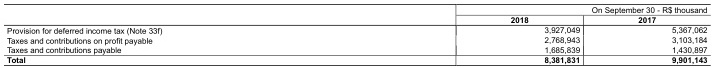
#> input picture Augmentation/test_data/cTDaR_t10001_1.jpg, 713 x 68 px
$ python -i multi-type-tsr.py   (imports and definitions only)
#> lines starting #> are read from the running program, lines starting #| are printed output that depends on the picture; after the words box and inside, x2 and y2 are one past the last pixel; in counts of white or black regions, pixels touching at a corner belong together
#> further down, picture is the input picture: shape (68, 713, 3); min 0, max 255, mean 235.6
import cv2
import numpy as np


def recognize_structure(img):
    img = cv2.cvtColor(img, cv2.COLOR_BGR2GRAY)
    img_height, img_width = img.shape
#> img_height = 68; img_width = 713

    # thresholding the image to a binary image
    thresh, img_bin = cv2.threshold(img, 180, 255, cv2.THRESH_BINARY)
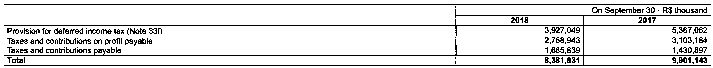
#> img_bin: shape (68, 713); 88.7% white; black in thin lines or dots

    contours, hierarchy = cv2.findContours(img_bin, cv2.RETR_TREE, cv2.CHAIN_APPROX_SIMPLE)
#> contours = 317 contours, 238 with area under 20; largest, box (x1, y1, x2, y2) and area: (0, 0, 713, 68) 47704, (3, 8, 712, 67) 4965, (3, 3, 712, 6) 1414, (674, 6, 691, 14) 70, (617, 7, 633, 14) 62

    invert = False
    for c in contours:
        x, y, w, h = cv2.boundingRect(c)

        if (w < 0.9 * img_width and h < 0.9*img_height and (w > max(10,img_width / 30) and h > max(10,img_height / 30))):
            invert = True
            img_bin[y:y+h,x:x+w] = 255 - img_bin[y:y+h,x:x+w]
#> this loop made 317 passes
#> (x, y, w, h) on passes 2 to 4: (691, 61, 4, 4), (676, 61, 3, 4), (564, 61, 3, 4)

    img_bin = 255 - img_bin if (invert) else img_bin

    img_bin_inv = 255 - img_bin
#> img_bin_inv: shape (68, 713); 11.3% white in thin lines or dots

    ############################################################################################################################################

    kernel_len_ver = max(10, img_height // 50)
#> kernel_len_ver = 10
    kernel_len_hor = max(10, img_width // 50)
#> kernel_len_hor = 14
    # Defining a vertical kernel to detect all vertical lines of image
    ver_kernel = cv2.getStructuringElement(cv2.MORPH_RECT, (1, kernel_len_ver)) #shape (kernel_len, 1) inverted! xD
#> ver_kernel = [1, 1, 1, 1, 1, 1, 1, 1, 1, 1]

    # Defining a horizontal kernel to detect all horizontal lines of image
    hor_kernel = cv2.getStructuringElement(cv2.MORPH_RECT, (kernel_len_hor, 1)) #shape (1,kernel_ken) xD

    # A kernel of 2x2
    kernel = cv2.getStructuringElement(cv2.MORPH_RECT, (2, 2))

    # Use vertical kernel to detect and save the vertical lines in a jpg
    image_1 = cv2.erode(img_bin_inv, ver_kernel, iterations=3)
#> image_1: shape (68, 713); 0.05% white in thin lines or dots, all inside (x1, y1, x2, y2) = (583, 30, 584, 54)
    vertical_lines = cv2.dilate(image_1, ver_kernel, iterations=4)
#> vertical_lines: shape (68, 713); 0.11% white in thin lines or dots, all inside (x1, y1, x2, y2) = (583, 14, 584, 68)

    # Use horizontal kernel to detect and save the horizontal lines in a jpg
    image_2 = cv2.erode(img_bin_inv, hor_kernel, iterations=3)
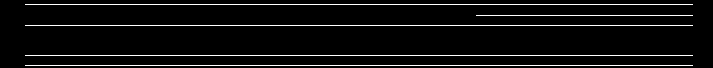
#> image_2: shape (68, 713); 6% white in thin lines or dots, all inside (x1, y1, x2, y2) = (25, 4, 693, 66)
    horizontal_lines = cv2.dilate(image_2, hor_kernel, iterations=5)
#> horizontal_lines: shape (68, 713); 6.4% white in thin lines or dots

    # Combine horizontal and vertical lines in a new third image, with both having same weight.
    img_vh = cv2.addWeighted(vertical_lines, 0.5, horizontal_lines, 0.5, 0.0)

    # Eroding and thesholding the image
    img_vh = cv2.dilate(img_vh, kernel, iterations=3)

    thresh, img_vh = (cv2.threshold(img_vh, 50, 255, cv2.THRESH_BINARY ))
#> img_vh: shape (68, 713); 24.6% white; 2 white regions, box (x1, y1, x2, y2) and area: (0, 14, 713, 68) 9067, (0, 4, 713, 8) 2852

    bitor = cv2.bitwise_or(img_bin, img_vh)
#> bitor: shape (68, 713); 95.6% white; black in thin lines or dots, all inside (x1, y1, x2, y2) = (7, 8, 707, 64)

    img_median = bitor #cv2.medianBlur(bitor, 3)


    ver_kernel = cv2.getStructuringElement(cv2.MORPH_RECT, (9, img_height*2)) #shape (kernel_len, 1) inverted! xD
    vertical_lines = cv2.erode(img_median, ver_kernel, iterations=1)
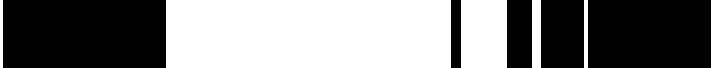
#> vertical_lines: shape (68, 713); 48.9% white; 6 white regions, box (x1, y1, x2, y2) and area: (166, 0, 451, 68) 19380, (461, 0, 507, 68) 3128, (532, 0, 541, 68) 612, (584, 0, 588, 68) 272, (0, 0, 3, 68) 204, (711, 0, 713, 68) 136

    hor_kernel = cv2.getStructuringElement(cv2.MORPH_RECT, (img_width*2, 1)) #shape (kernel_len, 1) inverted! xD
    horizontal_lines = cv2.erode(img_median, hor_kernel, iterations=1)
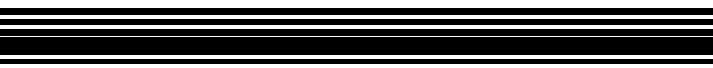
#> horizontal_lines: shape (68, 713); 36.8% white; 6 white regions, box (x1, y1, x2, y2) and area: (0, 0, 713, 8) 5704, (0, 15, 713, 19) 2852, (0, 25, 713, 29) 2852, (0, 55, 713, 59) 2852, (0, 64, 713, 68) 2852, (0, 36, 713, 37) 713

    # A kernel of 2x2
    kernel = cv2.getStructuringElement(cv2.MORPH_RECT, (2, 2))

    # Combine horizontal and vertical lines in a new third image, with both having same weight.
    img_vh = cv2.addWeighted(vertical_lines, 0.5, horizontal_lines, 0.5, 0.0)

    # Eroding and thesholding the image
    img_vh = cv2.erode(~img_vh, kernel, iterations=2)
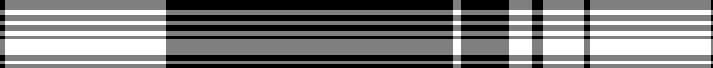
#> img_vh: shape (68, 713); min 0, max 255, mean 124.9

    thresh, img_vh = cv2.threshold(img_vh, 128, 255, cv2.THRESH_BINARY )
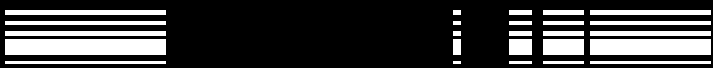
#> img_vh: shape (68, 713); 24.1% white; 25 white regions, largest, box (x1, y1, x2, y2) and area: (5, 39, 166, 55) 2576, (590, 39, 711, 55) 1936, (5, 10, 166, 15) 805

    bitxor = cv2.bitwise_xor(img_bin, img_vh)
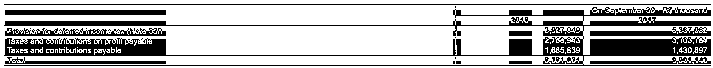
#> bitxor: shape (68, 713); 71.3% white; 53 black regions (44 under 20 px), largest, box (x1, y1, x2, y2) and area: (4, 7, 711, 66) 9808, (5, 10, 166, 15) 805, (5, 28, 166, 36) 728
    bitnot = cv2.bitwise_not(bitxor)
#> bitnot: shape (68, 713); 28.7% white; 53 white regions (44 under 20 px)

    # Detect contours for following box detection
    contours, hierarchy = cv2.findContours(img_vh, cv2.RETR_TREE, cv2.CHAIN_APPROX_SIMPLE)
#> contours = 25 contours, 1 with area under 20; largest, box (x1, y1, x2, y2) and area: (5, 39, 166, 55) 2400, (590, 39, 711, 55) 1800, (5, 31, 166, 36) 640, (5, 10, 166, 15) 640, (543, 39, 584, 55) 600

    def sort_contours(cnts, method="left-to-right"):
        # initialize the reverse flag and sort index
#> called with method = 'top-to-bottom'
        reverse = False
        i = 0
        # handle if we need to sort in reverse
        if method == "right-to-left" or method == "bottom-to-top":
            reverse = True
        # handle if we are sorting against the y-coordinate rather than
        # the x-coordinate of the bounding box
        if method == "top-to-bottom" or method == "bottom-to-top":
            i = 1
        # construct the list of bounding boxes and sort them from top to bottom
        boundingBoxes = [cv2.boundingRect(c) for c in cnts]
#> boundingBoxes = 25 items, first 6: (590, 61, 121, 3), (543, 61, 41, 3), (509, 61, 23, 3), (453, 61, 8, 3), (5, 61, 161, 3), (590, 39, 121, 16)
        (cnts, boundingBoxes) = zip(*sorted(zip(cnts, boundingBoxes),
                                            key=lambda b: b[1][i], reverse=reverse))
#> cnts = 25 contours, 1 with area under 20; largest, box (x1, y1, x2, y2) and area: (5, 39, 166, 55) 2400, (590, 39, 711, 55) 1800, (5, 10, 166, 15) 640, (5, 31, 166, 36) 640, (543, 39, 584, 55) 600; boundingBoxes = 25 items, first 6: (590, 10, 121, 5), (543, 10, 41, 5), (509, 10, 23, 5), (453, 10, 8, 5), (5, 10, 161, 5), (590, 21, 121, 4)
        # return the list of sorted contours and bounding boxes
        return (cnts, boundingBoxes)

    # Sort all the contours by top to bottom.
    contours, boundingBoxes = sort_contours(contours, method="top-to-bottom")
#> contours has the same summary as cnts in sort_contours

    # Creating a list of heights for all detected boxes
    heights = [boundingBoxes[i][3] for i in range(len(boundingBoxes))]
#> heights = 25 values, max 16 at index 15, min 3 at index 20, mean 6.6

    # Get mean of heights
    mean = np.mean(heights)
#> mean = 6.6

    # Create list box to store all boxes in
    box = []
    # Get position (x,y), width and height for every contour and show the contour on image
    for c in contours:
        x, y, w, h = cv2.boundingRect(c)
        if (w < 0.9*img_width and h < 0.9*img_height):
            #image = cv2.rectangle(img, (x, y), (x + w, y + h), (0, 255, 0), 2)
            box.append([x, y, w, h])
#> this loop made 25 passes
#> (c, x, y, w, h) on passes 1 to 11: ([[590, 10], [590, 14], [710, 14], [710, 10]], 590, 10, 121, 5), ([[543, 10], [543, 14], [583, 14], [583, 10]], 543, 10, 41, 5), ([[509, 10], [509, 14], [531, 14], [531, 10]], 509, 10, 23, 5), ([[453, 10], [453, 14], [460, 14], [460, 10]], 453, 10, 8, 5), ([[5, 10], [5, 14], [165, 14], [165, 10]], 5, 10, 161, 5), ([[590, 21], [590, 24], [710, 24], [710, 21]], 590, 21, 121, 4), ([[543, 21], [543, 24], [583, 24], [583, 21]], 543, 21, 41, 4), ([[509, 21], [509, 24], [531, 24], [531, 21]], 509, 21, 23, 4), ([[453, 21], [453, 24], [460, 24], [460, 21]], 453, 21, 8, 4), ([[5, 21], [5, 24], [165, 24], [165, 21]], 5, 21, 161, 4), ([[590, 31], [590, 35], [710, 35], [710, 31]], 590, 31, 121, 5)
#> after the loop, box = 25 items, first 6: [590, 10, 121, 5], [543, 10, 41, 5], [509, 10, 23, 5], [453, 10, 8, 5], [5, 10, 161, 5], [590, 21, 121, 4]

    # Creating two lists to define row and column in which cell is located
    row = []
    column = []
    j = 0
    # Sorting the boxes to their respective row and column
    for i in range(len(box)):
        if (i == 0):
            column.append(box[i])
            previous = box[i]

        else:
            if (box[i][1] <= previous[1] + mean / 2):
                column.append(box[i])
                previous = box[i]

                if (i == len(box) - 1):
                    row.append(column)

            else:
                row.append(column)
                column = []
                previous = box[i]
                column.append(box[i])
#> this loop made 25 passes
#> previous on passes 1 to 12: [590, 10, 121, 5], [543, 10, 41, 5], [509, 10, 23, 5], [453, 10, 8, 5], [5, 10, 161, 5], [590, 21, 121, 4], [543, 21, 41, 4], [509, 21, 23, 4], [453, 21, 8, 4], [5, 21, 161, 4], [590, 31, 121, 5], [543, 31, 41, 5]
#> after the loop, row = 5 items

    # calculating maximum number of cells
    countcol = 0
    index = 0
    for i in range(len(row)):
        current = len(row[i])
        if current > countcol:
            countcol = current
            index = i
#> this loop made 5 passes
#> (countcol, index) on pass 1: (5, 0)
#> after the loop, countcol = 5; index = 0

    # Retrieving the center of each column
    center = [int(row[index][j][0] + row[index][j][2] / 2) for j in range(len(row[index]))]
#> center = [650, 563, 520, 457, 85]

    center = np.array(center)
    center.sort()

    # Regarding the distance to the columns center, the boxes are arranged in respective order

    finalboxes = []
    for i in range(len(row)):
        lis = []
        for k in range(countcol):
            lis.append([])
        for j in range(len(row[i])):
            diff = abs(center - (row[i][j][0] + row[i][j][2] / 4))
            minimum = min(diff)
            indexing = list(diff).index(minimum)
            lis[indexing].append(row[i][j])
        finalboxes.append(lis)
#> this loop made 5 passes
#> after the loop, finalboxes = 5 items

    return finalboxes

>>> import cv2
>>> picture = cv2.imread('Augmentation/test_data/cTDaR_t10001_1.jpg')
>>> result = recognize_structure(picture)
#> result = 5 items

$ run again, on Augmentation/test_data/cTDaR_t10001_2.jpg
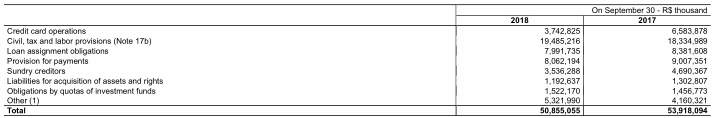
#> input picture Augmentation/test_data/cTDaR_t10001_2.jpg, 713 x 118 px
#> picture is the input picture: shape (118, 713, 3); min 0, max 255, mean 239
#> in recognize_structure, `thresh, img_bin = cv2.threshold(img, 180, 255, cv2.THRESH_BINARY)`:
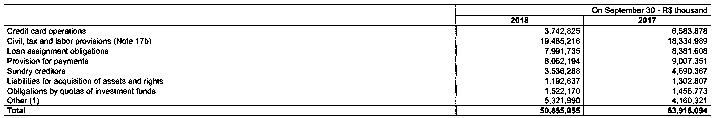
#> img_bin: shape (118, 713); 90.9% white; black in thin lines or dots
#> in recognize_structure, `contours, hierarchy = cv2.findContours(img_bin, cv2.RETR_TREE, cv2.CHA..`: contours = 681 contours, 547 with area under 20; largest, box (x1, y1, x2, y2) and area: (0, 0, 713, 118) 83304, (3, 7, 712, 117) 6046, (3, 3, 712, 8) 1417, (457, 106, 583, 115) 1000, (566, 96, 581, 105) 80
#> the loop in recognize_structure, `for c in contours:` made 681 passes
#> (x, y, w, h) on passes 2, 3, 5: (676, 111, 3, 4), (11, 107, 13, 7), (698, 106, 10, 9)
#> img_bin_inv: shape (118, 713); 9.1% white in thin lines or dots
#> image_1: shape (118, 713); 0.09% white in thin lines or dots, all inside (x1, y1, x2, y2) = (583, 30, 584, 104)
#> image_2: shape (118, 713); 3.4% white in thin lines or dots, all inside (x1, y1, x2, y2) = (25, 4, 693, 116)
#> bitor: shape (118, 713); 95% white; black in thin lines or dots, all inside (x1, y1, x2, y2) = (7, 8, 707, 115)
#> in recognize_structure, `bitxor = cv2.bitwise_xor(img_bin, img_vh)`:
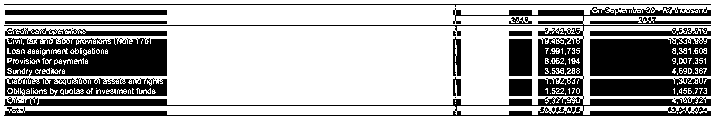
#> bitxor: shape (118, 713); 66.8% white; 73 black regions (56 under 20 px), largest, box (x1, y1, x2, y2) and area: (4, 7, 711, 116) 9159, (5, 38, 167, 76) 5011, (590, 38, 711, 76) 4104
#> bitnot: shape (118, 713); 33.2% white; 73 white regions (56 under 20 px)
#> in recognize_structure, `contours, hierarchy = cv2.findContours(img_vh, cv2.RETR_TREE, cv2.CHAI..`: contours = 35 contours, 1 with area under 20; largest, box (x1, y1, x2, y2) and area: (5, 39, 167, 76) 5796, (590, 39, 711, 76) 4320, (5, 79, 167, 96) 2576, (590, 79, 711, 96) 1920, (538, 39, 584, 76) 1620
#> in sort_contours, `boundingBoxes = [cv2.boundingRect(c) for c in cnts]`: boundingBoxes = 35 items, first 6: (590, 111, 121, 4), (538, 111, 46, 4), (509, 111, 23, 4), (453, 111, 8, 4), (5, 111, 162, 4), (590, 99, 121, 6)
#> in sort_contours, `(cnts, boundingBoxes) = zip(*sorted(zip(cnts, boundingBoxes), key=lamb..`: cnts has the same summary as contours in recognize_structure; boundingBoxes = 35 items, first 6: (590, 10, 121, 5), (538, 10, 46, 5), (509, 10, 23, 5), (453, 10, 8, 5), (5, 10, 162, 5), (590, 21, 121, 3)
#> heights = 35 values, max 37 at index 15, min 3 at index 5, mean 11
#> mean = 11
#> the loop in recognize_structure, `for c in contours:` made 35 passes
#> (c, x, y, w, h) on passes 1 to 7: ([[590, 10], [590, 14], [710, 14], [710, 10]], 590, 10, 121, 5), ([[538, 10], [538, 14], [583, 14], [583, 10]], 538, 10, 46, 5), ([[509, 10], [509, 14], [531, 14], [531, 10]], 509, 10, 23, 5), ([[453, 10], [453, 14], [460, 14], [460, 10]], 453, 10, 8, 5), ([[5, 10], [5, 14], [166, 14], [166, 10]], 5, 10, 162, 5), ([[590, 21], [590, 23], [710, 23], [710, 21]], 590, 21, 121, 3), ([[538, 21], [538, 23], [583, 23], [583, 21]], 538, 21, 46, 3)
#> after the loop in recognize_structure, `for c in contours:`: box = 35 items, first 6: [590, 10, 121, 5], [538, 10, 46, 5], [509, 10, 23, 5], [453, 10, 8, 5], [5, 10, 162, 5], [590, 21, 121, 3]
#> the loop in recognize_structure, `for i in range(len(box)):` made 35 passes
#> after the loop in recognize_structure, `for i in range(len(box)):`: row = 7 items
#> the loop in recognize_structure, `for i in range(len(row)):` made 7 passes
#> (countcol, index) on pass 1: (5, 0)
#> after the loop in recognize_structure, `for i in range(len(row)):`: countcol = 5; index = 0
#> center = [650, 561, 520, 457, 86]
#> the loop in recognize_structure, `for i in range(len(row)):` made 7 passes
#> after the loop in recognize_structure, `for i in range(len(row)):`: finalboxes = 7 items

$ run again, on Augmentation/test_data/cTDaR_t10001_3.jpg
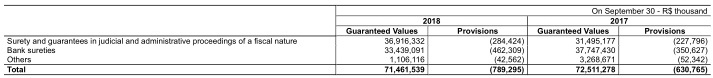
#> input picture Augmentation/test_data/cTDaR_t10001_3.jpg, 713 x 78 px
#> picture is the input picture: shape (78, 713, 3); min 0, max 255, mean 232
#> in recognize_structure, `thresh, img_bin = cv2.threshold(img, 180, 255, cv2.THRESH_BINARY)`:
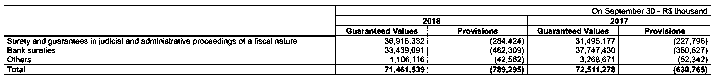
#> img_bin: shape (78, 713); 85.8% white; black in thin lines or dots, all inside (x1, y1, x2, y2) = (4, 5, 711, 75)
#> in recognize_structure, `contours, hierarchy = cv2.findContours(img_bin, cv2.RETR_TREE, cv2.CHA..`: contours = 492 contours, 372 with area under 20; largest, box (x1, y1, x2, y2) and area: (0, 0, 713, 78) 54824, (3, 4, 712, 76) 21342, (336, 36, 527, 64) 5116, (528, 36, 618, 64) 2403, (336, 16, 527, 25) 1520
#> the loop in recognize_structure, `for c in contours:` made 492 passes
#> (x, y, w, h, invert) on passes 286, 337: (528, 36, 90, 28, True), (336, 36, 191, 28, True)
#> image_1: shape (78, 713); 2.2% white; 8 white regions (5 under 20 px), largest, box (x1, y1, x2, y2) and area: (0, 0, 335, 78) 974, (708, 0, 713, 78) 179, (619, 51, 674, 52) 55
#> image_2: shape (78, 713); 54.1% white; 9 black regions, largest, box (x1, y1, x2, y2) and area: (0, 5, 713, 75) 22434, (367, 66, 449, 73) 545, (0, 47, 76, 53) 437
#> bitor: shape (78, 713); 97.3% white; black in thin lines or dots, all inside (x1, y1, x2, y2) = (7, 11, 711, 74)
#> in recognize_structure, `bitxor = cv2.bitwise_xor(img_bin, img_vh)`:
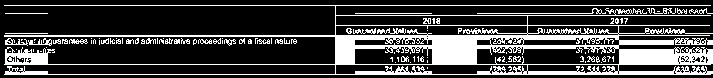
#> bitxor: shape (78, 713); 25% white; 105 white regions (72 under 20 px), largest, box (x1, y1, x2, y2) and area: (4, 5, 713, 75) 11866, (546, 28, 597, 34) 153, (477, 8, 606, 14) 148
#> bitnot: shape (78, 713); 75% white; 105 black regions (72 under 20 px)
#> in recognize_structure, `contours, hierarchy = cv2.findContours(img_vh, cv2.RETR_TREE, cv2.CHAI..`: contours = 15 contours, 6 with area under 20; largest, box (x1, y1, x2, y2) and area: (477, 49, 713, 64) 3290, (355, 49, 432, 64) 1064, (477, 40, 713, 45) 940, (5, 49, 48, 64) 588, (477, 71, 713, 74) 470
#> in sort_contours, `boundingBoxes = [cv2.boundingRect(c) for c in cnts]`: boundingBoxes = [(477, 71, 236, 3), (355, 71, 77, 3), (5, 71, 43, 3), (477, 49, 236, 15), (355, 49, 77, 15), (5, 49, 43, 15), (477, 40, 236, 5), (355, 40, 77, 5), (5, 40, 43, 5), (477, 33, 236, 1), (355, 33, 77, 1), (5, 33, 43, 1), (477, 13, 236, 1), (355, 13, 77, 1), (5, 13, 43, 1)]
#> in sort_contours, `(cnts, boundingBoxes) = zip(*sorted(zip(cnts, boundingBoxes), key=lamb..`: cnts has the same summary as contours in recognize_structure; boundingBoxes = ((477, 13, 236, 1), (355, 13, 77, 1), (5, 13, 43, 1), (477, 33, 236, 1), (355, 33, 77, 1), (5, 33, 43, 1), (477, 40, 236, 5), (355, 40, 77, 5), (5, 40, 43, 5), (477, 49, 236, 15), (355, 49, 77, 15), (5, 49, 43, 15), (477, 71, 236, 3), (355, 71, 77, 3), (5, 71, 43, 3))
#> heights = [1, 1, 1, 1, 1, 1, 5, 5, 5, 15, 15, 15, 3, 3, 3]
#> mean = 5
#> the loop in recognize_structure, `for c in contours:` made 15 passes
#> (c, x, y, w, h) on passes 1 to 7: ([[477, 13], [712, 13]], 477, 13, 236, 1), ([[355, 13], [431, 13]], 355, 13, 77, 1), ([[5, 13], [47, 13]], 5, 13, 43, 1), ([[477, 33], [712, 33]], 477, 33, 236, 1), ([[355, 33], [431, 33]], 355, 33, 77, 1), ([[5, 33], [47, 33]], 5, 33, 43, 1), ([[477, 40], [477, 44], [712, 44], [712, 40]], 477, 40, 236, 5)
#> after the loop in recognize_structure, `for c in contours:`: box = [[477, 13, 236, 1], [355, 13, 77, 1], [5, 13, 43, 1], [477, 33, 236, 1], [355, 33, 77, 1], [5, 33, 43, 1], [477, 40, 236, 5], [355, 40, 77, 5], [5, 40, 43, 5], [477, 49, 236, 15], [355, 49, 77, 15], [5, 49, 43, 15], [477, 71, 236, 3], [355, 71, 77, 3], [5, 71, 43, 3]]
#> the loop in recognize_structure, `for i in range(len(box)):` made 15 passes
#> after the loop in recognize_structure, `for i in range(len(box)):`: row = 5 items
#> the loop in recognize_structure, `for i in range(len(row)):` made 5 passes
#> (countcol, index) on pass 1: (3, 0)
#> after the loop in recognize_structure, `for i in range(len(row)):`: countcol = 3; index = 0
#> center = [595, 393, 26]
#> the loop in recognize_structure, `for i in range(len(row)):` made 5 passes
#> after the loop in recognize_structure, `for i in range(len(row)):`: finalboxes = 5 items
